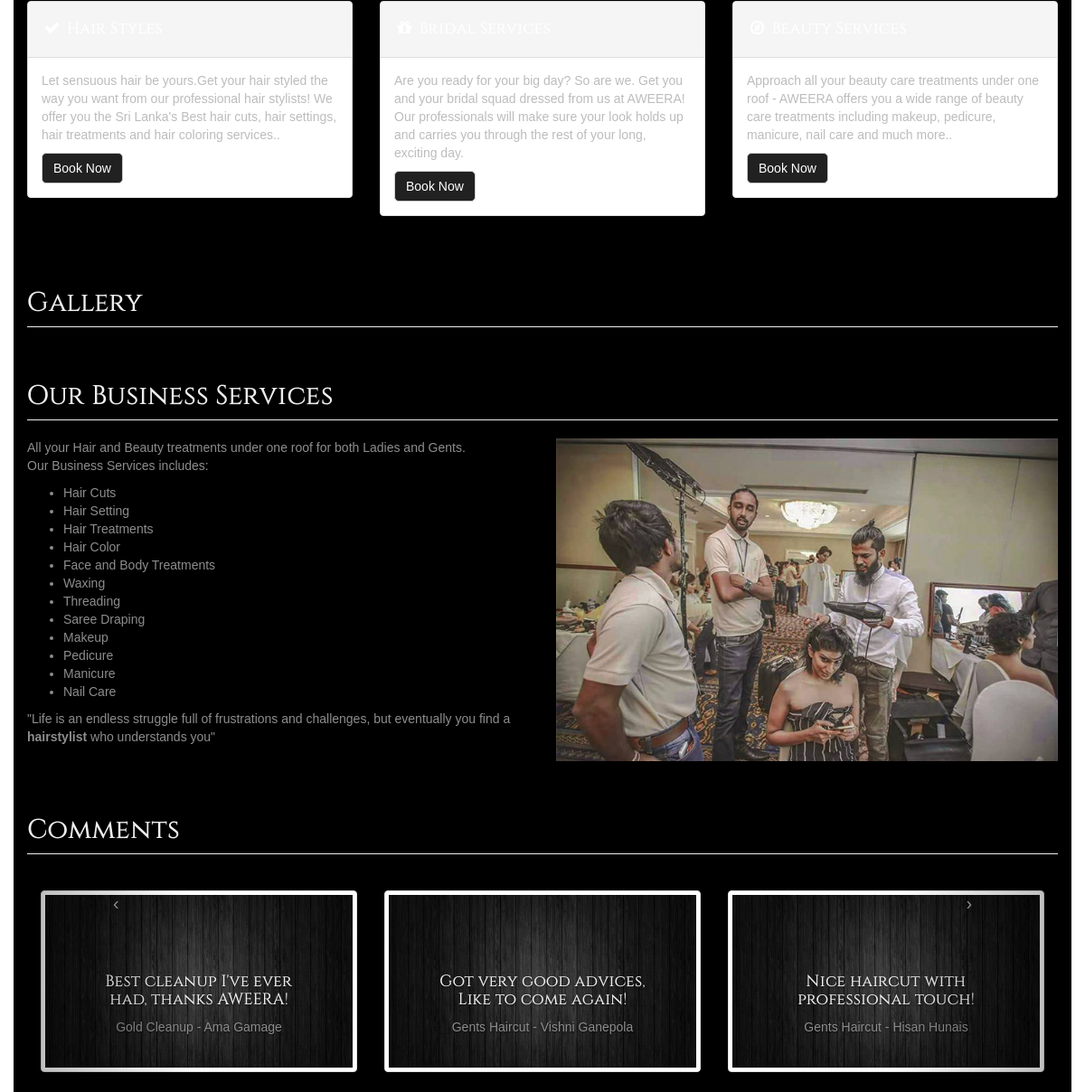
Before: / (middle part) with the older database file.
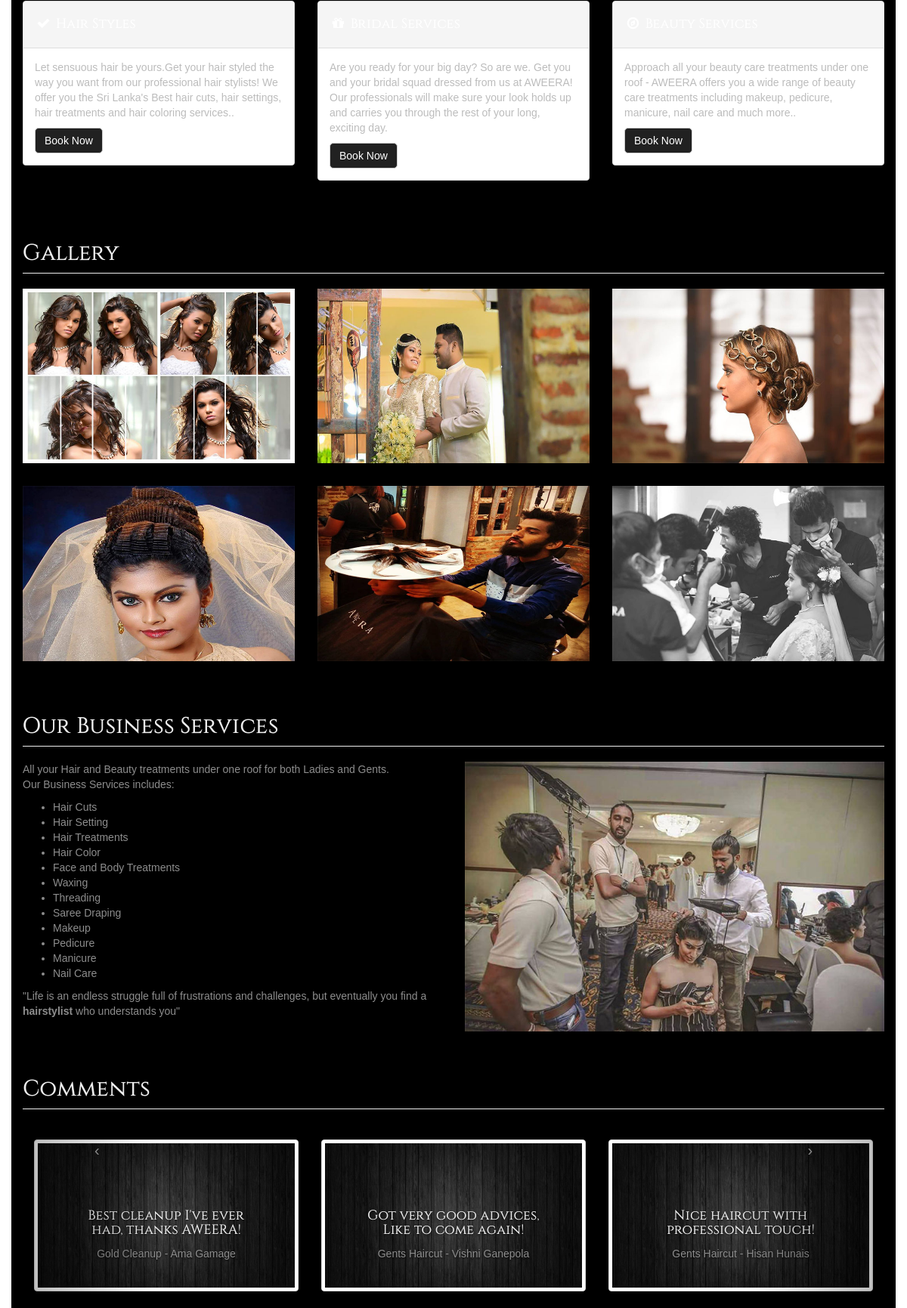
After: the same page with the newer database file.
### tables this page shows
CREATE TABLE IF NOT EXISTS `appointment` (
  `appointment_id` varchar(20) NOT NULL,
  `appointment_date` date NOT NULL,
  `start_time` varchar(11) NOT NULL,
  `end_time` varchar(11) NOT NULL,
  `payment_id` varchar(20) NOT NULL,
  `cust_id` varchar(20) NOT NULL,
  `service_id` varchar(20) NOT NULL,
  `emp_id` varchar(20) NOT NULL,
  `comment` varchar(100) DEFAULT NULL,
  `is_approved` tinyint(4) NOT NULL DEFAULT '-1',
  PRIMARY KEY (`appointment_id`,`payment_id`,`cust_id`),
  KEY `fk_Appointment_Payment1` (`payment_id`),
  KEY `fk_Appointment_Customer1` (`cust_id`)
);

CREATE TABLE IF NOT EXISTS `service` (
  `service_id` varchar(20) NOT NULL,
  `service_name` varchar(50) NOT NULL,
  `service_charge` float(10,2) NOT NULL,
  `description` varchar(50) NOT NULL,
  `duration` int(3) NOT NULL,
  `commission_percentage` int(3) NOT NULL,
  PRIMARY KEY (`service_id`)
);

CREATE TABLE IF NOT EXISTS `registered_customer` (
  `cust_id` varchar(20) NOT NULL,
  `first_name` varchar(20) NOT NULL,
  `last_name` varchar(20) NOT NULL,
  `cust_phone` varchar(12) NOT NULL,
  `cust_address` varchar(60) NOT NULL,
  `cust_email` varchar(30) NOT NULL,
  `date_joined` date NOT NULL,
  `password` varchar(40) NOT NULL,
  PRIMARY KEY (`cust_id`),
  UNIQUE KEY ` cust_phone_UNIQUE` (`cust_phone`),
  UNIQUE KEY `cust_email_UNIQUE` (`cust_email`)
);

CREATE TABLE IF NOT EXISTS `gallery` (
  `image_id` int(11) NOT NULL AUTO_INCREMENT,
  `path` varchar(100) NOT NULL,
  `date_added` datetime(6) NOT NULL,
  PRIMARY KEY (`image_id`)
);

### model/Database.php (called while the page is built, shortened)
<?php
	class Database{
		protected static $connection;
		public function connect(){
			$dbhost = 'localhost';
			$dbuser = 'root';
			$dbpass = '';
			$dbname = 'aweeradb';
			self::$connection = new mysqli($dbhost, $dbuser,$dbpass,$dbname);
			return self::$connection;
		}
		public function executeQuery($query) {
		    try{
                $connection = $this -> connect();
                $result = $connection -> query($query);
                return $result;
            }catch (Exception $e) {
                echo $e;
            }
    	}
	}
 ?>

### model/Comment.php (called while the page is built, shortened)
<?php require_once('Database.php') ?>
<?php
	class Comment{
        protected static $db;
        public function __construct(){
            self::$db = new Database();
        }
        public function getComments(){
            $query = "SELECT a.comment,s.service_name,c.first_name,c.last_name FROM appointment a,registered_customer c,service s WHERE a.cust_id=c.cust_id
AND a.service_id=s.service_id AND a.comment IS NOT NULL AND is_approved=1 ORDER BY a.appointment_date DESC LIMIT 9";
            try{
                $result = self::$db->executeQuery($query);
                return $result;
            }
            catch(Exception $e){
                echo $e;
            }
        }
	}
 ?>

### model/Gallery.php (called while the page is built, shortened)
<?php require_once('Database.php') ?>
<?php
	class Gallery{
        protected static $db;
        public function __construct(){
            self::$db = new Database();
        }
        public function getImages(){
            $query = "SELECT * FROM gallery ORDER BY date_added DESC";
            try{
                $result = self::$db->executeQuery($query);
                return $result;
            }
            catch(Exception $e){
                echo $e;
            }
        }
	}
 ?>

### view/comment-slider.php (the view, shortened to what this page needs)
<?php require_once ('model/Comment.php');
    $comment = new Comment();
    $result = $comment ->getComments();
    $comment_array=[];
    for ($index=0;$index<9;$index++){
        $comment_array[$index]= mysqli_fetch_assoc($result);
    }
?>
    <div class="row">
        <div class="col-lg-12">
            <h2 class="page-header">Comments</h2>
            <div class='col-md-12'>
                <div class="carousel slide media-carousel" id="media">
                    <div class="carousel-inner">
                        <div class="item  active">
                            <div class="row">
                                <div class="col-md-4">
                                    <a class="thumbnail" href="#"><img alt="" src="img/panel-default-header2.jpg"></a>
                                    <div class="carousel-caption d-none d-md-block">
                                        <h4><?php echo $comment_array[0]['comment'];?></h4>
                                        <p><?php echo $comment_array[0]['service_name']." - ".$comment_array[0]['first_name']." ".$comment_array[0]['last_name'];?></p>
                                    </div>
                                </div>
                                <div class="col-md-4">
                                    <a class="thumbnail" href="#"><img alt="" src="img/panel-default-header2.jpg"></a>
                                    <div class="carousel-caption d-none d-md-block">
                                        <h4><?php echo $comment_array[1]['comment'];?></h4>
                                        <p><?php echo $comment_array[1]['service_name']." - ".$comment_array[1]['first_name']." ".$comment_array[1]['last_name'];?></p>
                                    </div>
                                </div>
                                <div class="col-md-4">
                                    <a class="thumbnail" href="#"><img alt="" src="img/panel-default-header2.jpg"></a>
                                    <div class="carousel-caption d-none d-md-block">
                                        <h4><?php echo $comment_array[2]['comment'];?></h4>
                                        <p><?php echo $comment_array[2]['service_name']." - ".$comment_array[2]['first_name']." ".$comment_array[2]['last_name'];?></p>
                                    </div>
                                </div>
                            </div>
                        </div>
                    </div>
                    <a data-slide="prev" href="#media" class="left carousel-control">‹</a>
                    <a data-slide="next" href="#media" class="right carousel-control">›</a>
                </div>
            </div>
        </div>
    </div>

### index.php (shortened to what this page needs)
<?php require_once ('model/Database.php');
?>
<!DOCTYPE html>
<html lang="en">
<head>
    <link href="css/bootstrap.min.css" rel="stylesheet">
    <link href="css/modern-business.css" rel="stylesheet">
    <link href="css/mystyle.css" rel="stylesheet">
    <link href="css/loginstyle.css" rel="stylesheet">
    <link href="font-awesome/css/font-awesome.min.css" rel="stylesheet" type="text/css">
</head>
<body>
<div class="container">
    <div class="row">
        <div class="col-md-4 main-service-box">
            <div class="panel panel-default">
                <div class="panel-heading">
                    <h4><i class="fa fa-fw fa-check"></i> Hair Styles </h4>
                </div>
                <div class="panel-body">
                    <p> Let sensuous hair be yours.Get your hair styled the way you want from our professional hair stylists!
                        We offer you the Sri Lanka's Best hair cuts, hair settings, hair treatments and hair coloring services..</p>
                    <a href="appointments.html" class="btn btn-default">Book Now</a>
                </div>
            </div>
        </div>
        <div class="col-md-4 main-service-box">
            <div class="panel panel-default">
                <div class="panel-heading">
                    <h4><i class="fa fa-fw fa-gift"></i> Bridal Services </h4>
                </div>
                <div class="panel-body">
                    <p>Are you ready for your big day? So are we. Get you and your bridal squad dressed from us at AWEERA!
                        Our professionals will make sure your look holds up and carries you through the rest of your long, exciting day.</p>
                    <a href="appointments.html" class="btn btn-default">Book Now</a>
                </div>
            </div>
        </div>
        <div class="col-md-4 main-service-box">
            <div class="panel panel-default">
                <div class="panel-heading">
                    <h4><i class="fa fa-fw fa-compass"></i> Beauty Services </h4>
                </div>
                <div class="panel-body">
                    <p>Approach all your beauty care treatments under one roof - AWEERA offers you a wide range of beauty care treatments including makeup, pedicure, manicure, nail care and much more..</p>
                    <a href="appointments.html" class="btn btn-default">Book Now</a>
                </div>
            </div>
        </div>
    </div>
    <br>
    <?php include ('view/gallery.php');?>
    <div class="row">
        <div class="col-lg-12">
            <h2 class="page-header">Our Business Services</h2>
        </div>
        <div class="col-md-6">
            <p>All your Hair and Beauty treatments under one roof for both Ladies and Gents. <br>
                Our Business Services includes:</p>
            <ul>
                <li>Hair Cuts</li>
                <li>Hair Setting</li>
                <li>Hair Treatments</li>
                <li>Hair Color</li>
                <li>Face and Body Treatments</li>
                <li>Waxing</li>
                <li>Threading</li>
                <li>Saree Draping</li>
                <li>Makeup</li>
                <li>Pedicure</li>
                <li>Manicure</li>
                <li>Nail Care</li>
            </ul>
            <p> "Life is an endless struggle full of frustrations and challenges, but eventually you find a <strong>  hairstylist</strong> who understands you"</p>
        </div>
        <div class="col-md-6">
            <img class="img-responsive" src="img/imghome/h11.jpg" alt="">
        </div>
    </div>
    <br>
    <?php include ('view/comment-slider.php');?>
</div>
</body>
</html>

### view/gallery.php
<?php require_once "model/Gallery.php"; ?>
<?php
$gallery = new Gallery();
$result = $gallery->getImages();
?>
<div id="gallery" class="row">
    <div class="col-lg-12">
        <h2 class="page-header"> Gallery </h2>
    </div>
    <?php
        $count=0;
        $image_list ="";
        while($image=mysqli_fetch_assoc($result) AND $count<6){
            $image_list .="<div class=\"col-md-4 col-sm-6\">
                                <a href=\"portfolio-item.html\">
                                    <img class=\"img-responsive img-portfolio img-hover\" src='img/uploads/".$image['path']."' alt=\"\">
                                </a>
                           </div>";
            $count +=1;
        }
        echo $image_list;
    ?>
</div>

### css/modern-business.css (style rules this page uses)
html, body { height: 100%; }
body { padding-top: 50px; }
.img-portfolio { margin-bottom: 30px; }

### css/mystyle.css (style rules this page uses)
body { background-image: url("../img/panel-default-background.jpg"); }
body p,li { color: #8d8d8d; }
body { font-family: 'Raleway', sans-serif; }
body h1,h2,h3,h4 { font-family: myfont; color: #eeeeee; }
.container { background-color: #000; }
.carousel { margin-top: 20px; }
.main-service-box .panel-default { background-image: url("../img/panel-default-background.jpg"); }
.main-service-box .panel-default p { color: #bcbcbc; }
.main-service-box .panel-heading { background-image: url("../img/panel-default-header3.jpg"); }
.main-service-box .panel-heading h4 { color: #fff; }
.panel-body a { background-color: #212121; color: #fff; border-radius: 5px; }

### css/loginstyle.css (style rules this page uses)
.btn { border-radius: 0px; }

Changed rows visible on the page:
added gallery: path (picture)
added gallery: path (picture)
added gallery: path (picture)
added gallery: path (picture)
added gallery: path (picture)
added gallery: path (picture)
